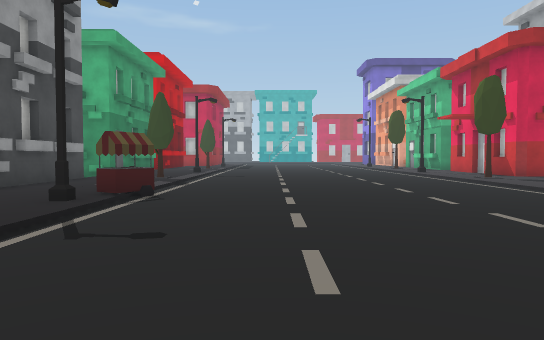
[1] (above)

16 first-person views from a walk through a scene from a Unity 3-D project. The camera is 1.4 m above the floor, tilts 2° down and sees 70° across. The floor is counted in squares, 2 m on a side. Each view is taken from the middle of a square. On the plan, view 1 faces up. The plan holds only what a view shows up to about 11 squares ahead; the rest is blank. The place goes on beyond the plan. The player is left out. Some surface patterns are stand-ins.

[2]
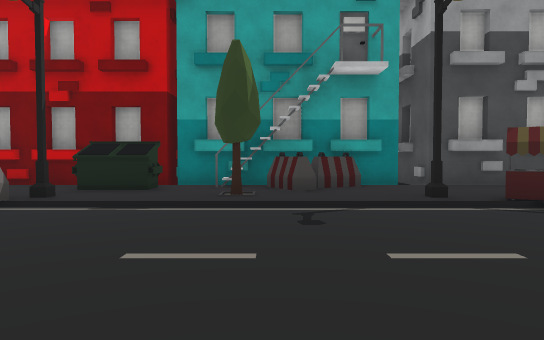

[3]
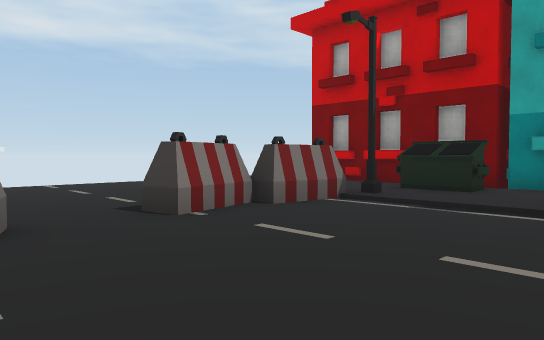

[4]
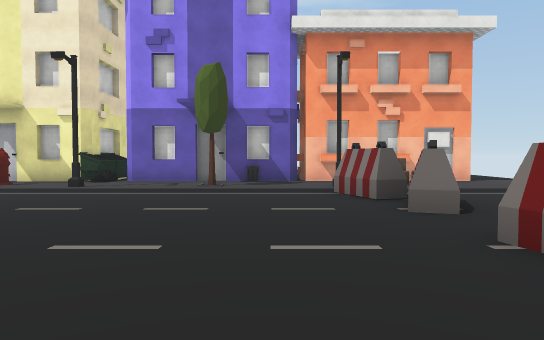

[5]
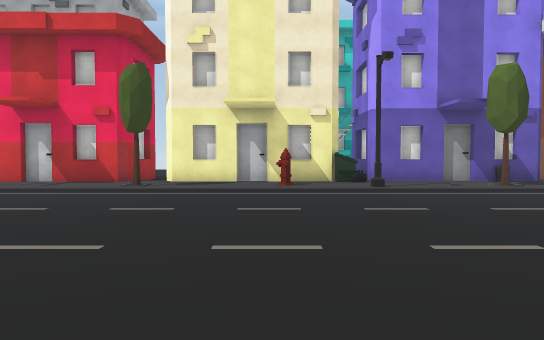

[6]
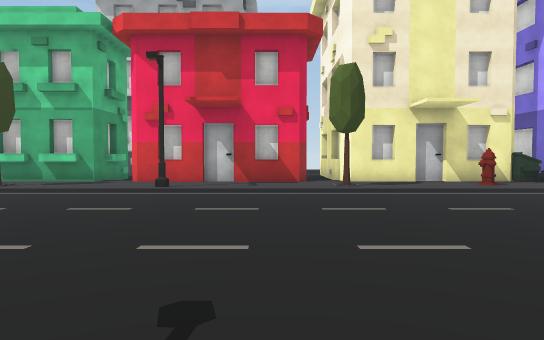

[7]
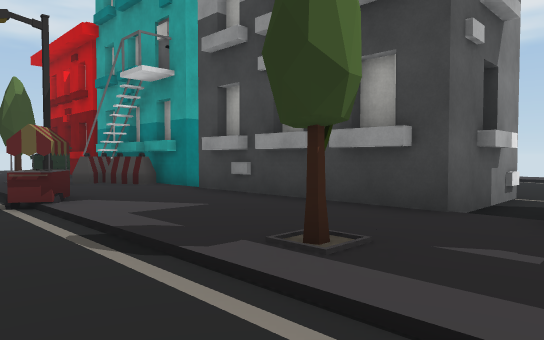

[8]
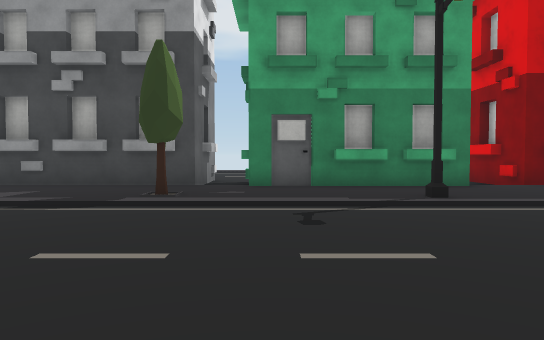

[9]
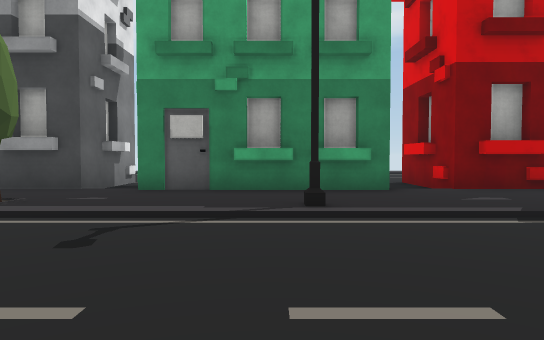

[10]
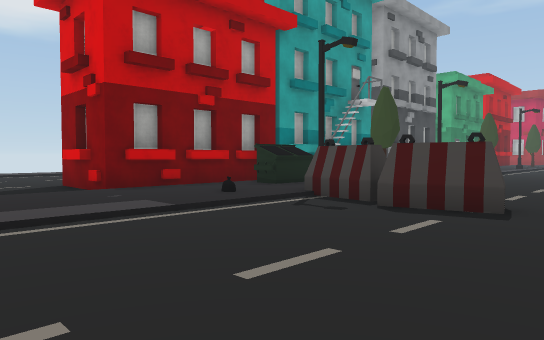

[11]
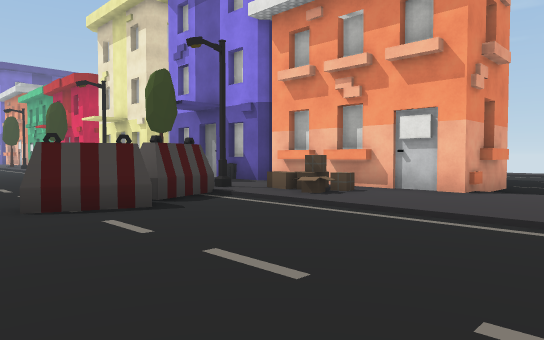

[12]
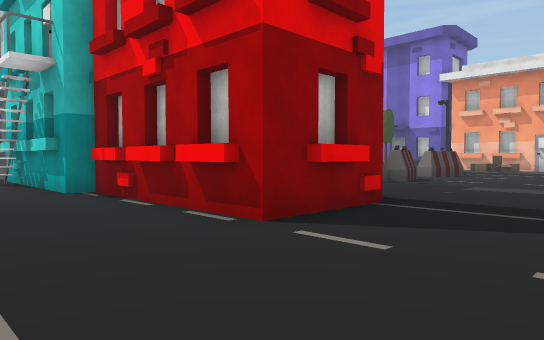

[13]
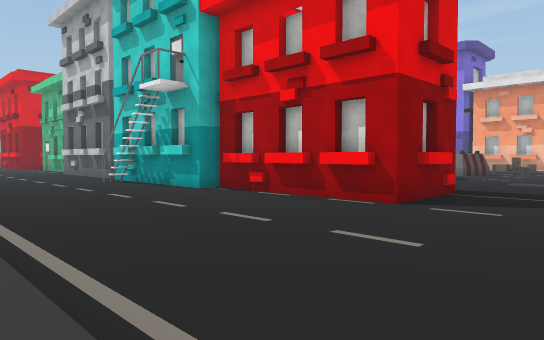

[14]
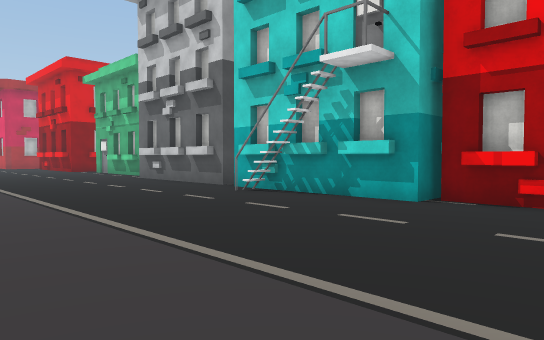

[15]
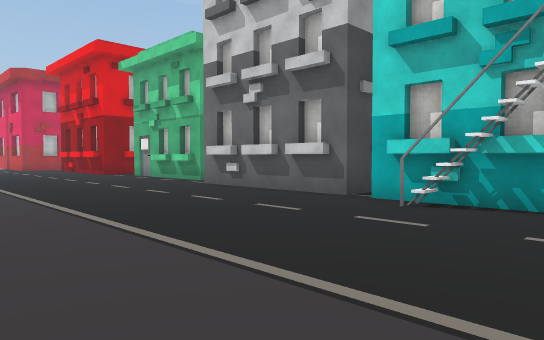

[16]
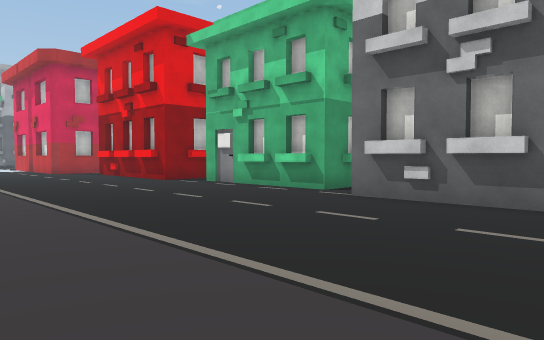

### Floor plan
Key: @ floor where view 1 was taken; # wall or solid block; . main floor; : floor 0.25 m higher than the main floor; / step, stairs or slope; T tree; B barrier; I bin; H hydrant; A box; O other object.
Columns run from 15 left of view 1 to 14 right of it. Each row starts with its distance up from view 1.
 18   ...     :::.     ..::#
 17   ....   #:::... ....::#
 16   .....  ##::........::#
 15  :.....####:#........#:#
 14  :.....###:::........::#
 13  :.....###:::........::#
 12  :........:::........::#
 11  :.....###::T........T:#
 10 ::.....###:::........::#
  9 ::.....###:::........::#
  8  :.....###:::........:H#
  7 ::.....###::OO.......::#
  6  :.....##.:::........:OI
  5 ::.....###::#........#:#
  4 ::....####B::........::##
  3  :.....###BB:........:::#
  2 ::.....####:T........T:I
  1 ::.....###:::........::#
  0 ::.....###I::..@.....::#
 -1  :.....###::BBBB..BBB#:#
 -2 : .....###:::..B...B.:A#
 -3   .....###:::......../A#
 -4  :.....###:::........::### ...
 -5  :........:::........:::......
 -6   ........:::........:::
 -7  : .. ..     .......

Positions as (right, up) in squares from view 1, and headings:
1: (0, 0), facing up
2: (3, 3), facing left
3: (3, 3), facing down-left
4: (-3, 1), facing right
5: (-3, 8), facing right
6: (-3, 13), facing right
7: (-1, 13), facing down-left
8: (3, 13), facing left
9: (2, 15), facing left
10: (2, -7), facing up-left
11: (1, -7), facing up-right
12: (-11, -7), facing up-right
13: (-14, -7), facing up-right
14: (-15, -2), facing up-right
15: (-15, 2), facing up-right
16: (-15, 7), facing up-right
